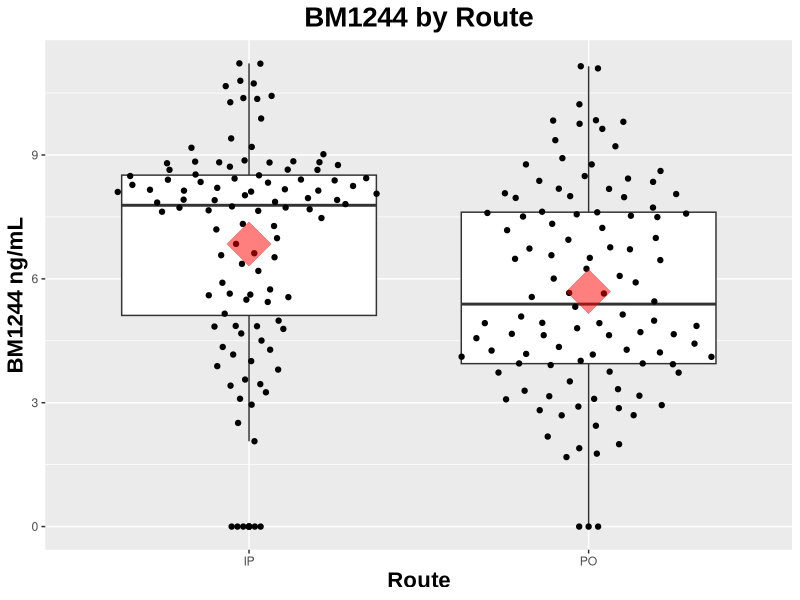
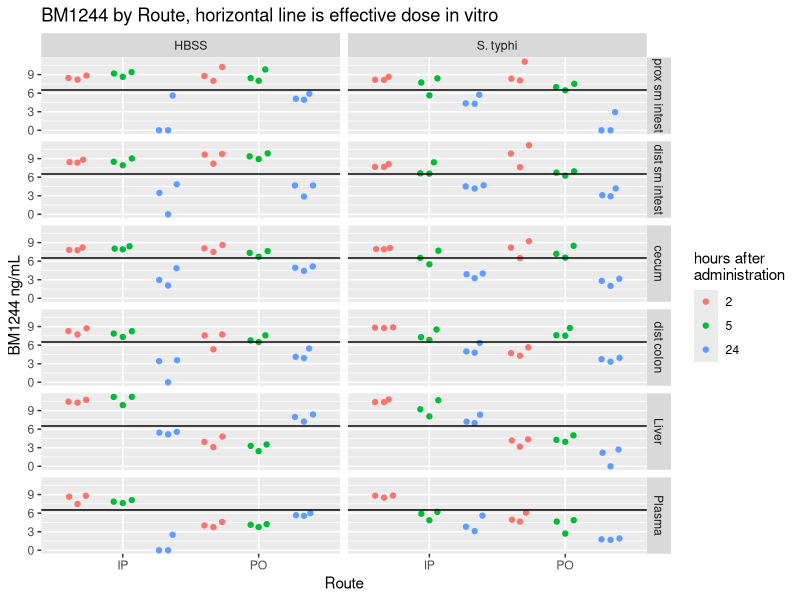

Write R code to recreate these figures, in order.
library(tidyverse)
library(magrittr)
library(readxl)
library(ggplot2)
library(ggbeeswarm)

#read in data
df <- read_excel("BM1244_mouse_tissue_tidydata.xlsx", skip=2, sheet=7)

#clean up data types and names
df$Rx <- as.factor(df$Rx)
df$Route <- as.factor(df$Route)
df$`Timepoint (hr)` <- as.factor(df$`Timepoint (hr)`)
df$Organ <- as.factor(df$Organ)
names(df) <- c("organ", "rx", "route", "hr", "conc")
df<-  slice(df, 1:216)
df$logconc<- log(df$conc)
df$logconc[df$logconc == -Inf]<-0
#reorder levels of organ
df$organ <- factor(df$organ, levels(df$organ)[c(6,3,1,2,4,5)])


#exploratory data analysis
# how does IP compare to PO?
ggplot(data= df, aes(x=route, y=logconc)) +
  geom_boxplot() + geom_quasirandom(varwidth = T, cex=1.5) +   ggtitle("BM1244 by Route") +
  labs(x="Route") + labs(y="BM1244 ng/mL") +
  theme(plot.title = element_text(family = "Arial", color = "black", face="bold", size=20, hjust=0.5)) +
  theme(axis.title = element_text(family = "Arial", color = "black", face="bold", size=16)) +
  stat_summary(fun.y=mean, geom="point", shape=18, size=15, color="red", alpha= 0.5)

#what is effect by organ, IP vs. PO?
# how does IP compare to PO?
ggplot(data= df, aes(x=route, y=logconc, color=hr)) + facet_grid(organ ~ rx) +
   geom_quasirandom(dodge.width = 1) +   ggtitle("BM1244 by Route, horizontal line is effective dose in vitro") +
  labs(x="Route") + labs(y="BM1244 ng/mL") + guides(color=guide_legend(title="hours after\nadministration")) +
  geom_hline(yintercept = log(672))
